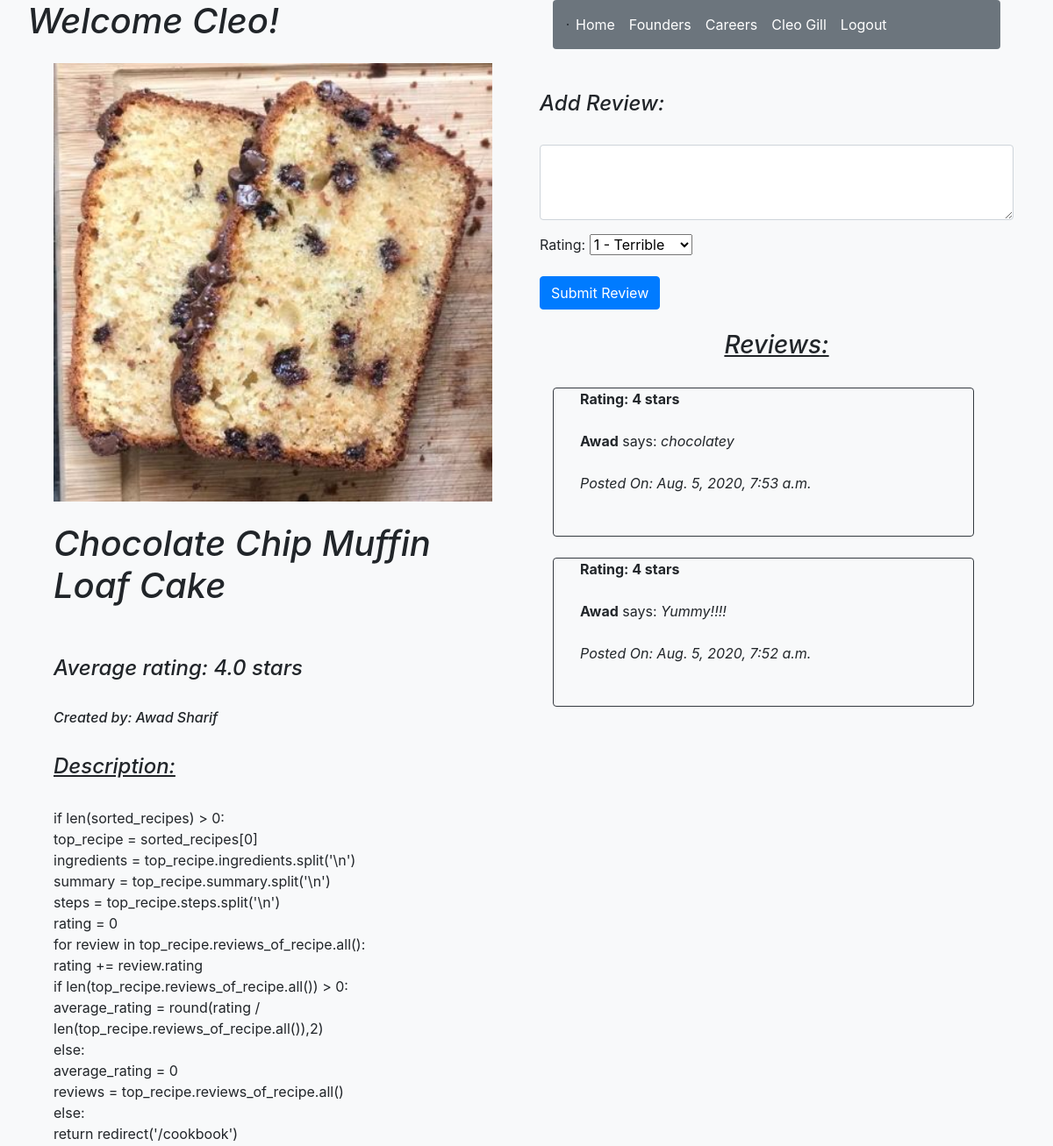
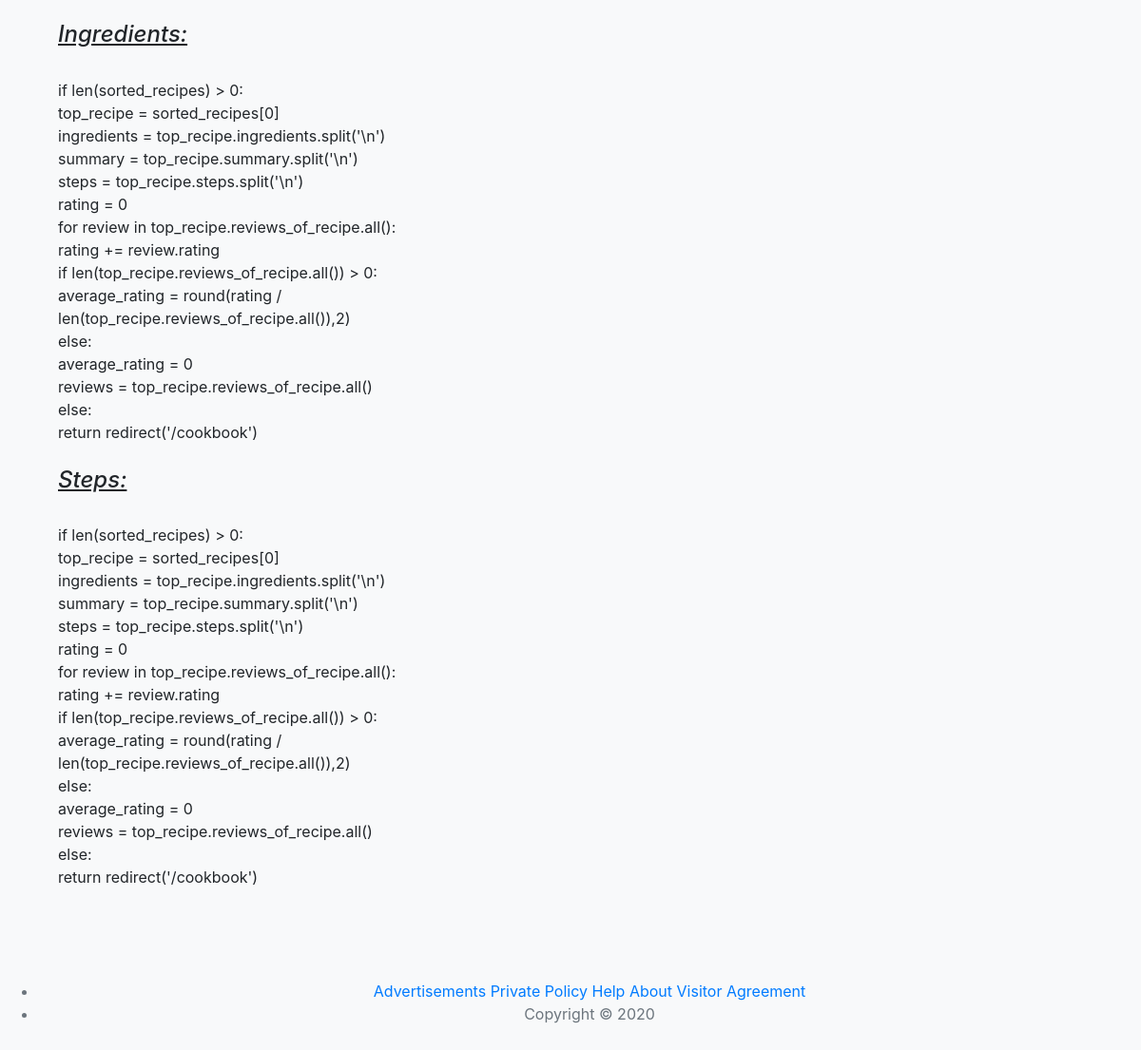
The app's page /dessert/info/14 (signed in) with its own data (2 pictures, top to bottom).
### recipe_app/models.py (models this page shows)
class User(models.Model):
    first_name = models.CharField(max_length=255)
    last_name = models.CharField(max_length=255)
    email = models.EmailField(max_length=255)
    password = models.CharField(max_length=255)
    created_at = models.DateTimeField(auto_now_add=True)
    updated_at = models.DateTimeField(auto_now=True)
    profilepic = models.CharField(null=True, max_length=255)
    objects = UserManager()

class Recipes(models.Model):
    name = models.CharField(max_length=255)
    summary = models.TextField()
    ingredients = models.TextField()
    steps = models.TextField()
    image = models.ImageField()
    owner = models.ForeignKey(User,related_name="recipes_of_user",on_delete = models.CASCADE)
    is_dessert = models.BooleanField()
    created_at = models.DateTimeField(auto_now_add=True)
    updated_at = models.DateTimeField(auto_now=True)
    objects = Recipes_Manager()

class Reviews(models.Model):
    content = models.TextField()
    rating = models.IntegerField()
    reviewer = models.ForeignKey(User,related_name="reviews_of_user",on_delete = models.CASCADE)
    recipe = models.ForeignKey(Recipes,related_name="reviews_of_recipe",on_delete = models.CASCADE)
    created_at = models.DateTimeField(auto_now_add=True)
    updated_at = models.DateTimeField(auto_now=True)
    objects = Reviews_Manager()

### recipe_app/views.py (the view)
# urls.py: path('dessert/info/<int:id>', views.dessert_info),
def dessert_info(request,id):
    if 'userid' not in request.session:
        return redirect('/')
    recipe = Recipes.objects.get(id=id)
    ingredients = recipe.ingredients.split('\n')
    summary = recipe.summary.split('\n')
    steps = recipe.steps.split('\n')
    rating = 0
    for review in recipe.reviews_of_recipe.all():
        rating += review.rating
    if len(recipe.reviews_of_recipe.all()) > 0:
        average_rating = round(rating / len(recipe.reviews_of_recipe.all()),2)
    else:
        average_rating = 0
    context = {
        'User': User.objects.get(id=request.session['userid']),
        'recipe': recipe,
        'ingredients': ingredients,
        'summaries': summary,
        'steps': steps,
        "Reviews": recipe.reviews_of_recipe.all().order_by("-created_at"),
        "rating": average_rating
    }
    return render(request,'dessert_info.html',context)

### recipe_app/templates/dessert_info.html (shortened to what this page needs)
{% load static %}
<!DOCTYPE html>
<html lang="en">
    <head>
        <link rel="stylesheet" href="https://stackpath.bootstrapcdn.com/bootstrap/4.5.0/css/bootstrap.min.css">
        <link rel="stylesheet" type="text/css" href="static/css/style.css">
    </head>
    <body class="bg-light">
        <div class="container">
            <div class="row">
                <div class="col-6 px-3">
                    <div class="form-group row">
                        <em><h1 class="active">Welcome {{User.first_name}}!</h1></em>
                    </div>
                    <div class="col-12">
                        <img src="{{recipe.image.url}}" width="500" height="500">
                    </div>
                    <div class="col-12">
                        <br>
                        <em><strong><h1>{{recipe.name}}</h1></strong></em>
                        <br><br>
                        <em><h4>Average rating: {{rating}} stars</h4></em>
                        <br>
                        <em><h6>Created by: {{recipe.owner.first_name}} {{recipe.owner.last_name}}</h6></em>
                        <br>
                        <em><u><h4>Description:</h4></u></em>
                        <br>
                        {% for summary in summaries %}
                            {{ summary }}
                            <br>
                        {% endfor %}
                        <br>
                        <em><u><h4>Ingredients: </h4></u></em>
                        <br>
                        {% for ingredient in ingredients %}
                            {{ ingredient }}
                            <br>
                        {% endfor %}
                        <br>
                        <em><u><h4>Steps: </h4></u></em>
                        <br>
                        {% for step in steps %}
                            {{ step }}
                            <br>
                        {% endfor %}
                    </div>
                </div>
                <div class="col-6">
                    <div class="col-12">
                        <nav class="navbar navbar-expand-lg rounded navbar-light bg-secondary">
                        <span class="border border-dark"></span>
                        <div class="collapse navbar-collapse" id="navbarNav">
                            <ul class="navbar-nav">
                                <li class="nav-item active">
                                    <a class="nav-link text-white" href="/desserts/page">Home</a>
                                </li>
                                <li class="nav-item active">
                                    <a class="nav-link text-white" href="/founders">Founders</a>
                                </li>
                                <li class="nav-item active">
                                    <a class="nav-link text-white" href="/#">Careers</a>
                                </li>
                                <li class="nav-item active">
                                    <a class="nav-link text-white" href="/userprofile/{{User.id}}">{{User.first_name}} {{User.last_name}}</a>
                                </li>
                                <li class="nav-item active">
                                    <a class="nav-link text-white" href="/logout">Logout</a>
                                </li>
                            </ul>
                        </div>
                    </nav>
                    </div>
                    <br><br>
                    <form action="/dessert/review/add" method="post" id="dessert_review">
                        <div class="form-group">
                            <em><h4>Add Review: </h4></em>
                            <br>
                            <textarea class="form-control" id="exampleFormControlTextarea1" name="Review" rows="3"></textarea>
                        </div>
                        <div class="form-group row">
                            <div class="col-12">
                                <label for="Rating">Rating:</label>
                                <select name="Rating" id="Rating">
                                    <option value="1">1 - Terrible</option>
                                </select>
                            </div>
                        </div>
                        <button type="submit" class="btn btn-primary">Submit Review</button>
                    </form>
                    <br>
                    <div class="col-12">
                        <u><em><h3 class="text-center">Reviews:</h3></em></u>
                        <br>
                        <div class="form-group row" id="reviews">
                            {% for review in Reviews %}
                                <br><br>
                                <div class="card-deck col-12 bg-dark-rounded">
                                    <br><br><br><br>
                                    <div class="card mb-4 bg-light rounded border border-dark">
                                        <div class="col-12">
                                            <div class="col-12">
                                                <b>Rating: {{review.rating}} stars</b>
                                                <br><br>
                                                <strong>{{review.reviewer.first_name}}</strong> says: <em>{{review.content}}</em>
                                                <br><br>
                                                <em>Posted On: {{review.created_at}}</em>
                                                <br><br>
                                            </div>
                                            <br>
                                        </div>
                                    </div>
                                </div>
                                <br><br>
                            {% endfor %}
                        </div>
                    </div>
                </div>
            </div>
        </div>
        <footer class="my-5 pt-5 light text-muted text-center text-center">
            <ul>
                <li><a class="text-black" href="/advertisements">Advertisements</a>  <a href="/policy">Private Policy</a> <a href="/help">Help</a> <a href="/about">About</a> <a href="/policy">Visitor Agreement</a></li>
                <li>Copyright &copy;  2020</li>
            </ul>
        </footer>
    </body>
</html>

### records on screen
User: first_name "Cleo", last_name "Gill"
Recipes: image (picture), name "Chocolate Chip Muffin Loaf Cake", owner.first_name "Awad", owner.last_name "Sharif"
Reviews: rating "4", reviewer.first_name "Awad", content "chocolatey", created_at "Aug. 5, 2020, 7:53 a.m."
Reviews: rating "4", reviewer.first_name "Awad", content "Yummy!!!!", created_at "Aug. 5, 2020, 7:52 a.m."

### other values on screen
{{ rating }} "4.0"
{{ summary }} "if len(sorted_recipes) > 0:" "top_recipe = sorted_recipes[0]" "ingredients = top_recipe.ingredients.split('\\n')" "summary = top_recipe.summary.split('\\n')" "steps = top_recipe.steps.split('\\n')" "rating = 0" "for review in top_recipe.reviews_of_recipe.all():" "rating += review.rating" "if len(top_recipe.reviews_of_recipe.all()) > 0:" "average_rating = round(rating / len(top_recipe.reviews_of_recipe.all()),2)" "else:" "average_rating = 0" "reviews = top_recipe.reviews_of_recipe.all()" "else:" "return redirect('/cookbook')"
{{ ingredient }} "if len(sorted_recipes) > 0:" "top_recipe = sorted_recipes[0]" "ingredients = top_recipe.ingredients.split('\\n')" "summary = top_recipe.summary.split('\\n')" "steps = top_recipe.steps.split('\\n')" "rating = 0" "for review in top_recipe.reviews_of_recipe.all():" "rating += review.rating" "if len(top_recipe.reviews_of_recipe.all()) > 0:" "average_rating = round(rating / len(top_recipe.reviews_of_recipe.all()),2)" "else:" "average_rating = 0" "reviews = top_recipe.reviews_of_recipe.all()" "else:" "return redirect('/cookbook')"
{{ step }} "if len(sorted_recipes) > 0:" "top_recipe = sorted_recipes[0]" "ingredients = top_recipe.ingredients.split('\\n')" "summary = top_recipe.summary.split('\\n')" "steps = top_recipe.steps.split('\\n')" "rating = 0" "for review in top_recipe.reviews_of_recipe.all():" "rating += review.rating" "if len(top_recipe.reviews_of_recipe.all()) > 0:" "average_rating = round(rating / len(top_recipe.reviews_of_recipe.all()),2)" "else:" "average_rating = 0" "reviews = top_recipe.reviews_of_recipe.all()" "else:" "return redirect('/cookbook')"
